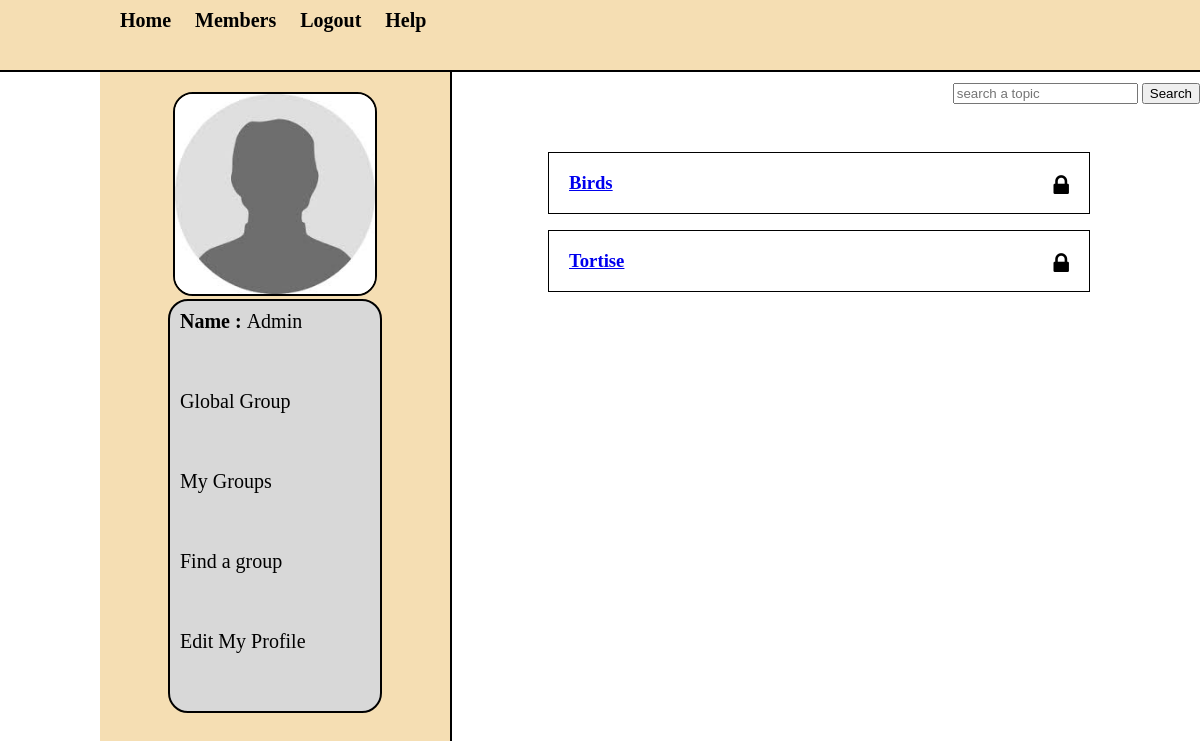
/my_groups.php (signed in), run on the app's committed database.
### tables this page shows
CREATE TABLE `users` (
  `users_id` int(255) NOT NULL,
  `first_name` varchar(255) NOT NULL,
  `last_name` varchar(255) NOT NULL,
  `email` varchar(255) NOT NULL,
  `password` varchar(255) NOT NULL,
  `user_image` varchar(256) NOT NULL,
  `status` text NOT NULL
);

CREATE TABLE `topics` (
  `topic_id` int(11) NOT NULL,
  `topic_title` text NOT NULL,
  `choose` varchar(255) NOT NULL
);

CREATE TABLE `user_group` (
  `id` int(11) NOT NULL,
  `users_id` int(11) NOT NULL,
  `topic_id` int(11) NOT NULL
);

### my_groups.php (the view, shortened to what this page needs)
<?php
include "session.php";
?>
<!DOCTYPE html>
<html>
<head>
    <link rel= "stylesheet" href="style/home_style.css" media ="all"/>
  <link rel="stylesheet" href="https://cdnjs.cloudflare.com/ajax/libs/font-awesome/4.7.0/css/font-awesome.min.css">
    </head>
<body>
    <div class='container'>
        <div id= "head_wrap">
            <div id="header">
                <ul id="menu">
                <li><a href="home.php">Home</a></li>
                <li><a href="members.php">Members</a></li>
                <li><a href="logout.php">Logout</a></li>
                    <li><a href="help.php">Help</a></li>
                </ul>
            </div>
        </div>
                <form method="get" action="results.php" id="form1">
                <input type = "text" name = "user_query" placeholder = "search a topic"/>
                <input type = "submit" name = "search" value="Search">
                </form>
        <div class = "content">
            <div id= "user_timeline">
                <div id="user_details">
                    <?php
                    $user = $_SESSION['email'];
                    $get_user = "select * from users where email = '$user'";
                    $run_user = mysqli_query($connection,$get_user);
                    $row=mysqli_fetch_array($run_user);
                    $users_id = $row['users_id'];
                    $last_name = $row['last_name'];
                    $user_image=$row['user_image'];
                    echo "
                    <center><img src='user/user_images/$user_image' width='200' height='200'/></center>
                    <div id='user_mention'>
                     <p><strong><a href='my_profile.php'>Name : </strong> $last_name </a> </p>
                    <p><a href='my_global.php'> Global Group </a> </p>
                    <p><a href='my_groups.php'> My Groups</a> </p>
                     <p><a href='my_findgroup.php'> Find a group</a> </p>
                     <p><a href='my_editprofile.php'> Edit My Profile </a> </p>
                    </div>";
                    ?>
                </div>
            </div>
                    <div id= "content_timeline">
                     <br>
                     <br>
                    <?php get_my_groups($users_id); ?>
            </div>
        </div>
    </div>
</body>
</html>

### session.php (shortened to what this page needs)
<?php
	$connection=mysqli_connect("localhost","admin","monarchs","pet_finder") or die("Connection Failed");
        ?>
<?php
function get_my_groups($users_id){
    global $connection;
    $get_groups="select topic_id from user_group where users_id = '$users_id'";
    $run_groups = mysqli_query($connection,$get_groups);
    while($row_groups = mysqli_fetch_array($run_groups,MYSQLI_ASSOC) ){
        $topic_id = $row_groups['topic_id'];
        $get_topic_name="select topic_title from topics where topic_id = '$topic_id'";
        $run_get_topic_name =mysqli_query($connection,$get_topic_name);
        while($row_topic_name=mysqli_fetch_array($run_get_topic_name,MYSQLI_ASSOC) ){
        $topic_title = $row_topic_name['topic_title'];
        echo "<div id='groups'>
        <h3><a href='group_profile.php?topic_id=$topic_id'> $topic_title          </a>";
            if ($users_id== 21){
                if(archive($topic_id)== true){
            echo " <i class='fa fa-key arch' data-id='$topic_id' style='font-size:24px; color:black; float:right;'></i>";
                }
                else{
                  echo "<i class='fa fa-lock arch' data-id='$topic_id' style='font-size:24px; color:black; float:right;'> </i>";
                }
        }
        echo "</h3></div></br>";
        }
        }
}
         ?>
<?php
function archive($topic_id)
{
    global $connection;
    $sql = "SELECT * FROM archive_info WHERE topic_id=$topic_id AND archive_action='archive'";
  $result = mysqli_query($connection,$sql);
   if (mysqli_num_rows($result) > 0) {
    return true;
  }
  else{
    return false;
  }
}
?>

### style/home_style.css (style rules this page uses)
html, body, div, span, applet, object, iframe, h1, h2, h3, h4, h5, h6, p, blockquote, pre, a, abbr, acronym, address, big, cite, code, del, dfn, em, img, ins, kbd, q, s, samp, small, strike, strong, sub, sup, tt, var, b, u, i, center, dl, dt, dd, ol, ul, li, fieldset, form, label, legend, table, caption, tbody, tfoot, thead, tr, th, td, article, aside, canvas, details, embed, figure, figcaption, footer, header, hgroup, menu, nav, output, ruby, section, summary, time, mark, audio, video { margin: 0; padding: 0; border: 0; }
body { line-height: 1; background-color: white; }
.container { overflow: hidden; margin:0; padding: 0; }
#head_wrap { width:100%; height: 50px; margin: 0 auto; padding: 10px; border-bottom: 2px solid black; background: wheat; }
#header { margin: 0 auto; width: 1000px; height: 10px; }
#menu { line-height: :35px; padding: 0; margin: 0; float: left; }
#menu li { display: inline; list-style: none; }
#menu a { margin:5px; padding : 5px; text-decoration: none; color: black; font-size: 20px; font-weight: bold; }
#form1 { float: right; line-height: 35px; padding-top: 3px; }
.content { width:1000px; margin: 0 auto; }
#user_timeline { background: wheat; width:350px; float: left; height: 900px; border-right: 2px solid black; }
#user_details { padding:20px; margin-bottom: 10px; }
#user_details img { border:2px solid black; border-radius: 20px; }
#user_details p { margin-bottom:50px; padding: 5px; }
#user_details a { color: black; font-size: 20px; text-decoration: none; }
#user_mention { background: #D8D8D8; border:2px solid black; border-radius: 20px; width: 200px; margin: 0 auto; padding: 5px; }
#content_timeline { float: right; padding: 10px; }
#groups { width: 500px; background: : wheat; padding: 20px; line-height: 20px; border:1px solid black; text-align: justify; }
.fa { font-size: 1.2em; }
i { color: blue; }

### data on the page
users: user_image (placeholder picture), last_name "Admin"
topics: topic_title "Birds"
topics: topic_title "Tortise"
